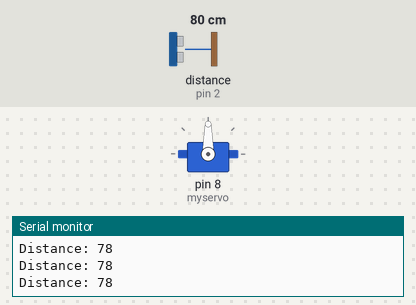
This sketch was run on a simulated Arduino Uno, built with avr-gcc and run on an emulated ATmega328P. On the bench: servo, the last lines printed to the serial monitor. Wiring (inferred from the names in the program): ultrasonic range finder: trigger pin 3; echo pin 2. The inputs (shaded band) are chosen by the test bench; at power-on: distance to the obstacle (sensor on pin 2) 80 cm. The echo pulse lasts 58.3 µs per cm.

Above: at 1.2 s.
1.3 s: distance to the obstacle (sensor on pin 2) set to 72 cm
At 2.2 s:
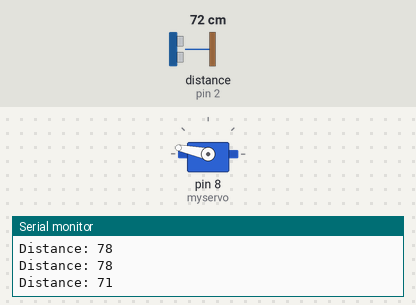
Timing chart, 0 to 4.3 s (numbered marks = the images above; inputs shaded):
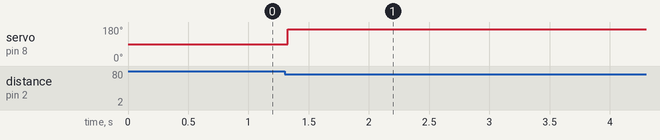

The sketch:

trash_can.ino
```cpp
#include <Servo.h>
Servo myservo;

// defines pins numbers
const int trigPin = 3;
const int echoPin = 2;

// defines variables
long duration;
int distance;
int pos = 0;
void setup() {
  pinMode(trigPin, OUTPUT); // Sets the trigPin as an Output
  pinMode(echoPin, INPUT); // Sets the echoPin as an Input
  Serial.begin(9600); // Starts the serial communication
  myservo.attach(8); // Initialize the servo motor to digital pin 8
}

void loop() {
  // Clears the trigPin
  digitalWrite(trigPin, LOW);
  delayMicroseconds(2);
  digitalWrite(trigPin, HIGH);
  delayMicroseconds(10);
  digitalWrite(trigPin, LOW);
  // Reads the echoPin, returns the sound wave travel time in microseconds
  duration = pulseIn(echoPin, HIGH);
  // Calculating the distance
  distance= duration*0.034/2;
  // Prints the distance on the Serial Monitor
  Serial.print("Distance: ");
  Serial.println(distance);
  if (distance < 75) {
    while (pos < 170) {
      myservo.write(pos);
      pos += 2;
    }

    delay(5000);
  } else if (distance > 75) {
    while (pos > 0) {
      myservo.write(pos);
      pos -= 1;
      delay(20);
    }
  }
}
```

Measured:
- the behaviour switches between 76 and 75 cm on distance to the obstacle (sensor on pin 2) (found by bisection; images 0 and 1)
- after the input at 1.3 s, servo on pin 8 (myservo): 90° → 168° at once
